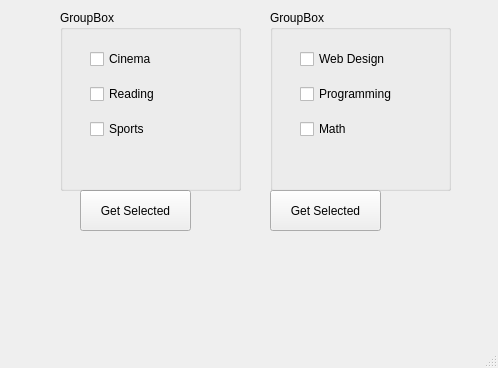
<?xml version="1.0" encoding="UTF-8"?>
<ui version="4.0">
 <class>MainWindow</class>
 <widget class="QMainWindow" name="MainWindow">
  <property name="geometry">
   <rect>
    <x>0</x>
    <y>0</y>
    <width>498</width>
    <height>368</height>
   </rect>
  </property>
  <property name="windowTitle">
   <string>MainWindow</string>
  </property>
  <widget class="QWidget" name="centralwidget">
   <widget class="QPushButton" name="btnHobilerSecilenleriAl">
    <property name="geometry">
     <rect>
      <x>80</x>
      <y>190</y>
      <width>111</width>
      <height>41</height>
     </rect>
    </property>
    <property name="text">
     <string>Get Selected</string>
    </property>
   </widget>
   <widget class="QLabel" name="lblResultHobiler">
    <property name="geometry">
     <rect>
      <x>80</x>
      <y>240</y>
      <width>111</width>
      <height>101</height>
     </rect>
    </property>
    <property name="text">
     <string/>
    </property>
   </widget>
   <widget class="QGroupBox" name="groupHobiler">
    <property name="geometry">
     <rect>
      <x>60</x>
      <y>10</y>
      <width>181</width>
      <height>181</height>
     </rect>
    </property>
    <property name="title">
     <string>GroupBox</string>
    </property>
    <widget class="QWidget" name="">
     <property name="geometry">
      <rect>
       <x>30</x>
       <y>30</y>
       <width>111</width>
       <height>111</height>
      </rect>
     </property>
     <layout class="QVBoxLayout" name="verticalLayout">
      <item>
       <widget class="QCheckBox" name="cbSinema">
        <property name="text">
         <string>Cinema</string>
        </property>
       </widget>
      </item>
      <item>
       <widget class="QCheckBox" name="cbKitapOkumak">
        <property name="text">
         <string>Reading</string>
        </property>
       </widget>
      </item>
      <item>
       <widget class="QCheckBox" name="cbSpor">
        <property name="text">
         <string>Sports</string>
        </property>
       </widget>
      </item>
     </layout>
    </widget>
   </widget>
   <widget class="QGroupBox" name="groupDersler">
    <property name="geometry">
     <rect>
      <x>270</x>
      <y>10</y>
      <width>181</width>
      <height>181</height>
     </rect>
    </property>
    <property name="title">
     <string>GroupBox</string>
    </property>
    <widget class="QWidget" name="layoutWidget">
     <property name="geometry">
      <rect>
       <x>30</x>
       <y>30</y>
       <width>111</width>
       <height>111</height>
      </rect>
     </property>
     <layout class="QVBoxLayout" name="verticalLayout_2">
      <item>
       <widget class="QCheckBox" name="cbWebTasarim">
        <property name="text">
         <string>Web Design</string>
        </property>
       </widget>
      </item>
      <item>
       <widget class="QCheckBox" name="cbProgramlama">
        <property name="text">
         <string>Programming</string>
        </property>
       </widget>
      </item>
      <item>
       <widget class="QCheckBox" name="cbMatematik">
        <property name="text">
         <string>Math</string>
        </property>
       </widget>
      </item>
     </layout>
    </widget>
   </widget>
   <widget class="QPushButton" name="btnDerslerSecilenleriAl">
    <property name="geometry">
     <rect>
      <x>270</x>
      <y>190</y>
      <width>111</width>
      <height>41</height>
     </rect>
    </property>
    <property name="text">
     <string>Get Selected</string>
    </property>
   </widget>
   <widget class="QLabel" name="lblResultDersler">
    <property name="geometry">
     <rect>
      <x>270</x>
      <y>240</y>
      <width>111</width>
      <height>101</height>
     </rect>
    </property>
    <property name="text">
     <string/>
    </property>
   </widget>
  </widget>
  <widget class="QMenuBar" name="menubar">
   <property name="geometry">
    <rect>
     <x>0</x>
     <y>0</y>
     <width>498</width>
     <height>18</height>
    </rect>
   </property>
  </widget>
  <widget class="QStatusBar" name="statusbar"/>
 </widget>
 <resources/>
 <connections/>
</ui>
